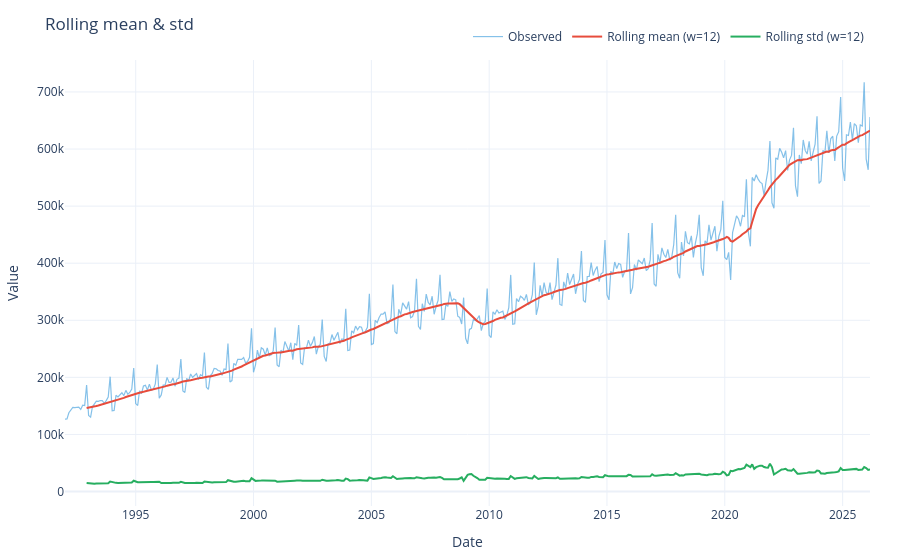

This figure's notebook cell:
### Markdown cell above
## 5. Rolling statistics — visual stationarity check

If the rolling mean drifts, or rolling std changes a lot, the series is likely **non-stationary** (we'll formalize this in Notebook 3). Toggle the legend entries to focus on one series at a time.

### Code cell
WINDOW = max(tsf.infer_seasonal_period(series), 12)
tsf.plot_rolling_statistics(series, window=WINDOW).show()

### Figure 1 — Plotly figure (JSON) as saved in the notebook; plotly's stock layout.template omitted (floating-point values rounded to 4 significant figures; data arrays with more than 128 entries replaced by an {"elided": "..."} marker saying what was removed)
{"data": [{"line": {"color": "#3498db", "width": 1.2}, "mode": "lines", "name": "Observed", "opacity": 0.6, "type": "scatter", "x": {"elided": "411 str values"}, "y": {"elided": "411 int values"}}, {"line": {"color": "#e74c3c", "width": 2}, "mode": "lines", "name": "Rolling mean (w=12)", "type": "scatter", "x": {"elided": "411 str values"}, "y": {"elided": "411 float values"}}, {"line": {"color": "#27ae60", "width": 2}, "mode": "lines", "name": "Rolling std (w=12)", "type": "scatter", "x": {"elided": "411 str values"}, "y": {"elided": "411 float values"}}], "layout": {"autosize": true, "hovermode": "x unified", "legend": {"orientation": "h", "x": 1, "xanchor": "right", "y": 1.02, "yanchor": "bottom"}, "margin": {"b": 50, "l": 60, "r": 30, "t": 60}, "title": {"text": "Rolling mean & std"}, "xaxis": {"autorange": true, "range": ["1992-01-01", "2026-03-01"], "title": {"text": "Date"}, "type": "date"}, "yaxis": {"autorange": true, "range": [-25350.0, 756000.0], "title": {"text": "Value"}, "type": "linear"}}}
